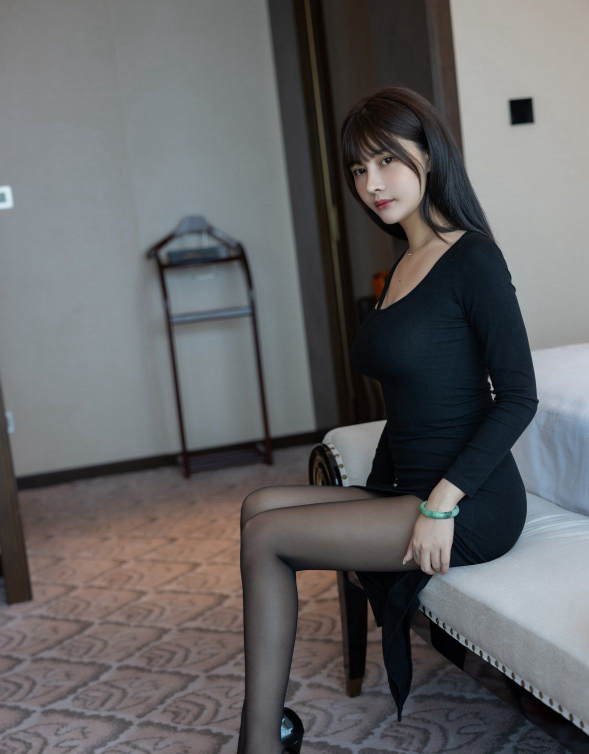
#> input picture picture_material/beauty_leg2.jpg, 1178 x 1507 px, found by its file name (shown at 1/2 size)
$ python 3.geo_opt.py
#> lines starting #> are read from the running program, lines starting #| are printed output that depends on the picture
from ast import Is
from tkinter import N
import cv2
import numpy as np
from matplotlib import pyplot as plt

img1 = cv2.imread("picture_material/beauty_leg2.jpg")
#> img1 is the input picture: shape (1507, 1178, 3); mean B, G, R 101.2, 99.8, 100.1
img1 = cv2.resize(img1, (int(img1.shape[1]/2), int(img1.shape[0]/2)), interpolation=cv2.INTER_AREA)
#> img1: shape (753, 589, 3)
img2 = cv2.imread("picture_material/1.jpg")#仿射
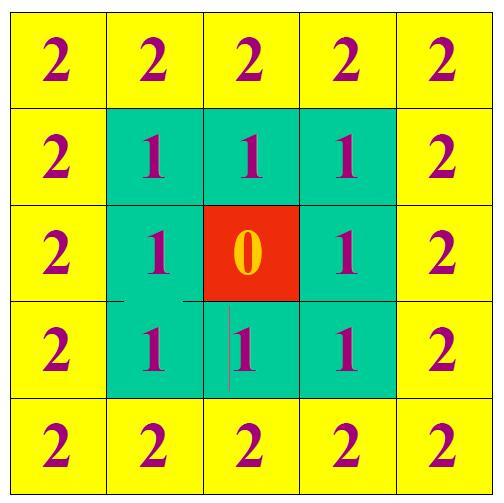
#> input picture picture_material/1.jpg, 504 x 503 px, found by its file name
#> img2 is the input picture: shape (503, 504, 3); mean B, G, R 71.4, 216.3, 174.1
img3 = img1[465:755, 147:441]
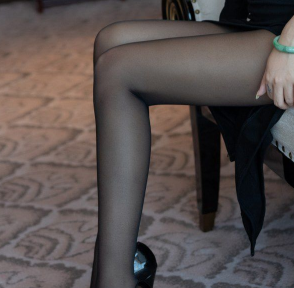
#> img3: shape (288, 294, 3); mean B, G, R 77.8, 79.3, 87.9

M = np.float32([[1, 0, 50], [0, 1, 25]])
rows,cols = img1.shape[0:2]#平移
#> rows = 753; cols = 589
rows1,cols1,channels1 = img2.shape#仿射
#> rows1 = 503; cols1 = 504; channels1 = 3
rows2,cols2 = img1.shape[0:2]#旋转
#> rows2 = 753; cols2 = 589
h, w, c = img1.shape#旋转
#> h = 753; w = 589; c = 3

#旋转45°
M1 = cv2.getRotationMatrix2D((cols2/2, rows2/2), 45, 1)
M2 = cv2.getRotationMatrix2D((cols2/2, rows2/2), 45, -1)
# center:旋转中心
# angle:旋转角度
# scale:缩放比例以及旋转方向，正数为逆时针，负数为顺时针
M3 = np.zeros((2, 3), dtype = np.float32)
alpha = np.cos(np.pi / 4.0)
beta = np.sin(np.pi / 4.0)

#将rows和cols转置
dst = cv2.warpAffine(img1, M, (2 * cols, 2 * rows))
dst1 = cv2.warpAffine(img1, M, (cols, rows))
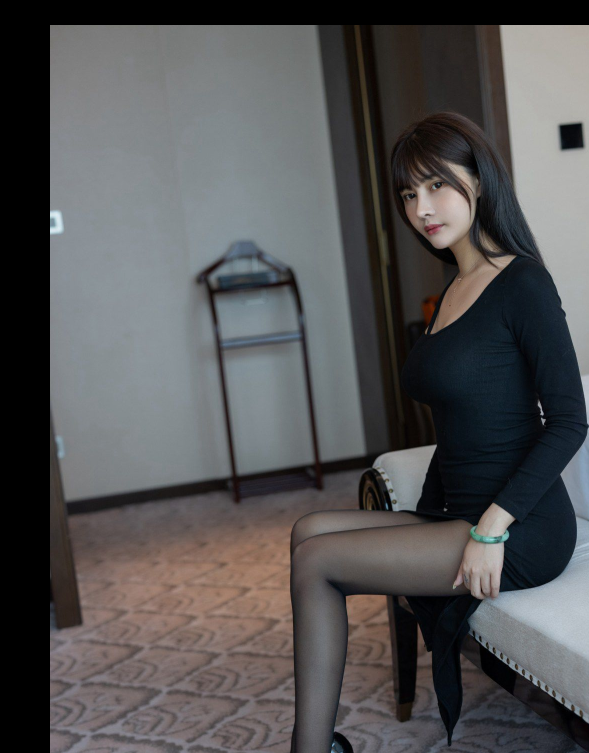
#> dst1: shape (753, 589, 3); mean B, G, R 84.4, 83.5, 84.2

#设置缩放比例
dst2 = cv2.resize(img1, None, fx = 0.5, fy = 0.5, interpolation = cv2.INTER_AREA)
#设置图像大小
width,height = img1.shape[0:2]
#> width = 753; height = 589
dst3 = cv2.resize(img1, (height,width), interpolation = cv2.INTER_LANCZOS4)

#旋转
dst4 = cv2.warpAffine(img1, M1, (cols, rows), borderValue=(255,255,255))
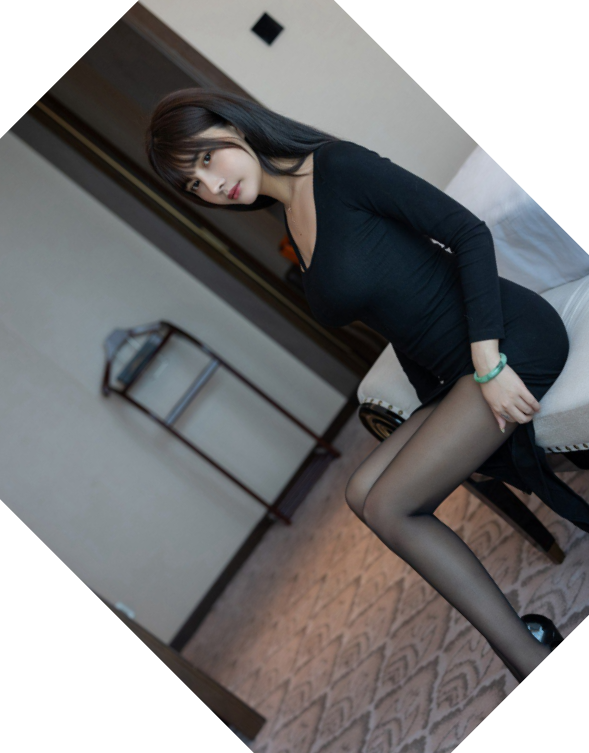
#> dst4: shape (753, 589, 3); mean B, G, R 125.6, 124.8, 125.4
dst5 = cv2.warpAffine(img1, M2, (cols, rows), borderValue=(255,255,255))
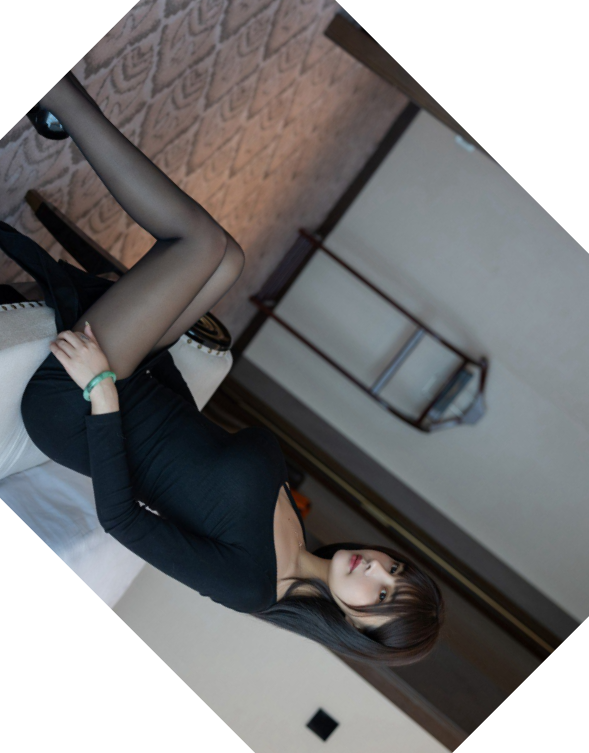
#> dst5: shape (753, 589, 3); mean B, G, R 125.5, 124.7, 125.4

#初始化旋转矩阵
M[0, 0] = alpha
M[1, 1] = alpha
M[0, 1] = beta
M[1, 0] = -beta
cx = w / 2
#> cx = 294.5
cy = h / 2
#> cy = 376.5
tx = (1 - alpha) * cx - beta * cy
#> tx = -180
ty = beta * cx + (1 - alpha) * cy
M[0, 2] = tx
M[1, 2] = ty

#更改为全尺寸
bound_w = int(h * np.abs(beta) + w * np.abs(alpha))
bound_h = int(h * np.abs(alpha) + w * np.abs(beta))

#添加中心位置迁移
M[0, 2] = bound_w / 2 - cx
M[1, 2] = bound_h / 2 - cy
dst6 = cv2.warpAffine(img1, M3, (bound_w, bound_h))
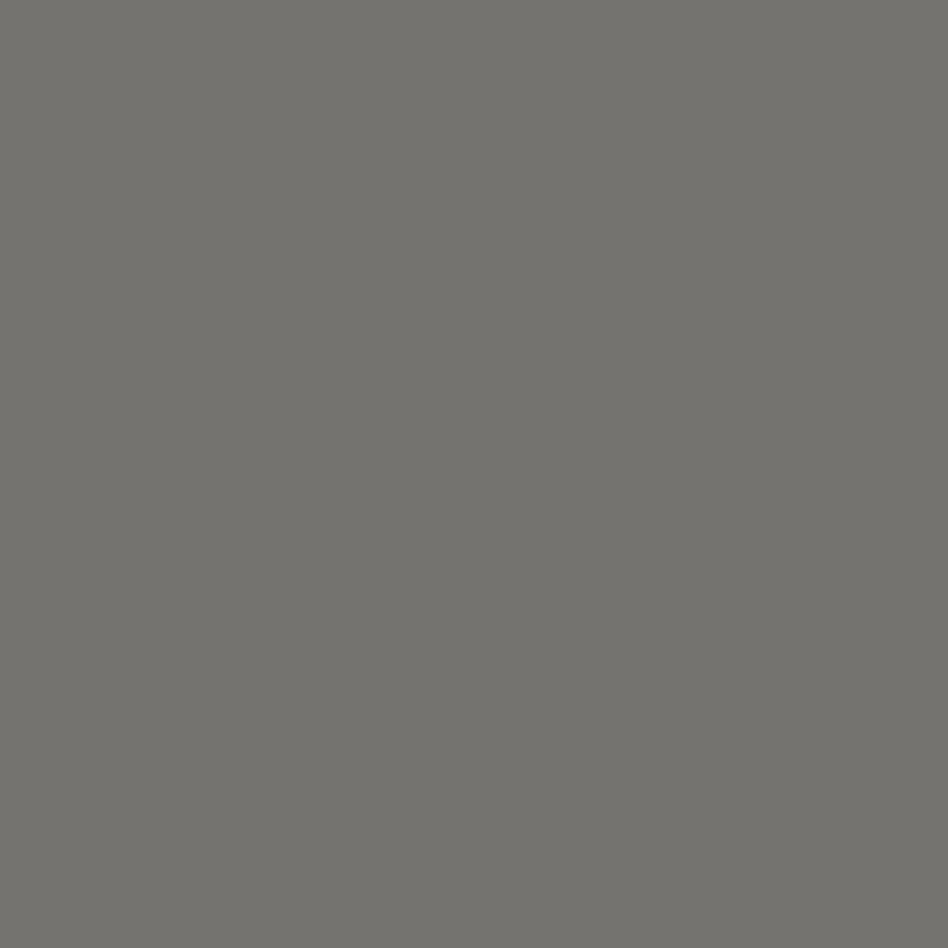
#> dst6: shape (948, 948, 3); mean B, G, R 111, 115, 116

#选择合适的数据点（仿射）
pts1 = np.float32([[50, 50], [200, 50], [50, 200]])
pts2 = np.float32([[10, 100], [200, 50], [100, 250]])

#创建仿射变换矩阵（仿射）
M = cv2.getAffineTransform(pts1,pts2)

cv2.imshow("origin",img1)
cv2.imshow("image panning",dst)#显示窗口变大的平移
cv2.imshow("image panning2",dst1)#显示窗口不变的平移
cv2.imshow("Image scaling1",dst2)#缩小图像
cv2.imshow("Image scaling2",dst3)#图像大小不变
cv2.imshow("Image rotation1",dst4)#图像逆时针旋转45°
cv2.imshow("Image rotation2",dst5)#图像顺时针旋转45°
cv2.imshow("Image rotation3",dst6)#图像无剪切旋转
cv2.imshow("Image cut",img3)#图像剪切

#仿射变换
dst = cv2.warpAffine(img2, M, (cols1, rows1))
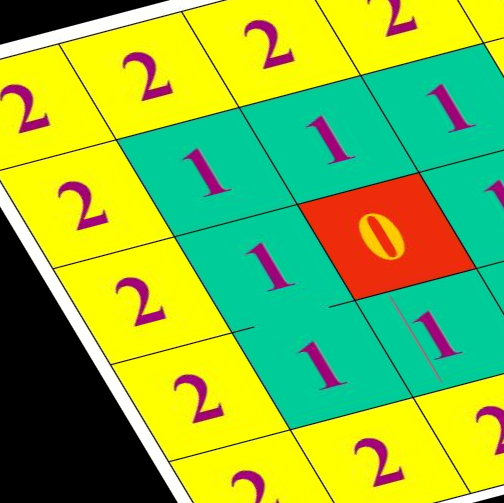
#> dst: shape (503, 504, 3); mean B, G, R 64.8, 182.3, 133.5

plt.subplot(121), plt.imshow(img2), plt.title('Affine transformation Input')
plt.subplot(122), plt.imshow(dst), plt.title('Affine transformation Output')
plt.show()
#> figure, not shown here; B, G, R data is drawn as R, G, B

cv2.waitKey()
